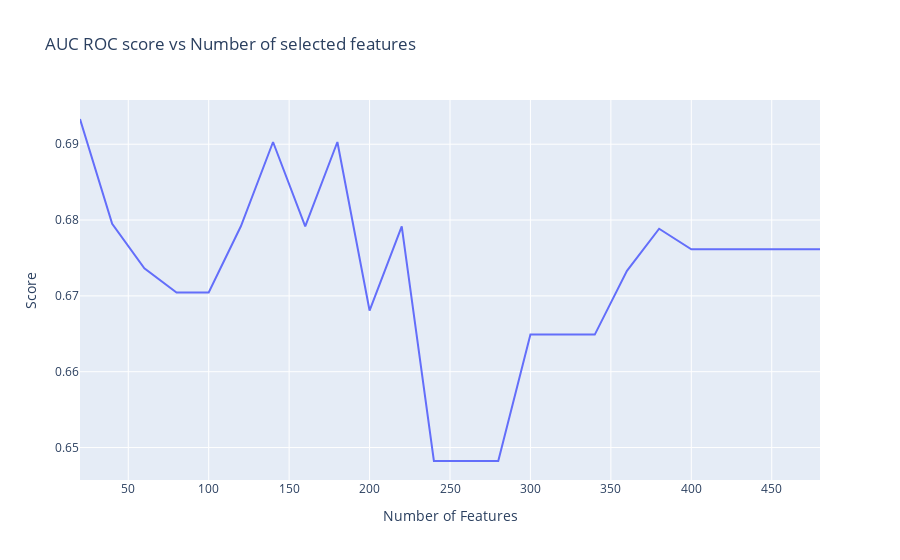

The notebook cell saved with this chart:
### Code cell
fig = px.line(y=knn_roc_auc_scores, x=np.linspace(start = 20, stop=480, num=24).astype(int), 
              title='AUC ROC score vs Number of selected features', labels={'x':'Number of Features', 'y': 'Score'})
fig.show()

### Figure 1 — Plotly figure (JSON) as saved in the notebook; plotly's stock layout.template omitted (floating-point values rounded to 4 significant figures)
{"data": [{"hovertemplate": "Number of Features=%{x}<br>Score=%{y}<extra></extra>", "legendgroup": "", "line": {"color": "#636efa", "dash": "solid"}, "mode": "lines", "name": "", "showlegend": false, "type": "scatter", "x": [20, 40, 60, 80, 100, 120, 140, 160, 180, 200, 220, 240, 260, 280, 300, 320, 340, 360, 380, 400, 420, 440, 460, 480], "xaxis": "x", "y": [0.6933, 0.6795, 0.6736, 0.6704, 0.6704, 0.6792, 0.6903, 0.6792, 0.6903, 0.6681, 0.6792, 0.6482, 0.6482, 0.6482, 0.6649, 0.6649, 0.6649, 0.6733, 0.6789, 0.6761, 0.6761, 0.6761, 0.6761, 0.6761], "yaxis": "y"}], "layout": {"legend": {"tracegroupgap": 0}, "title": {"text": "AUC ROC score vs Number of selected features"}, "xaxis": {"anchor": "y", "domain": [0, 1], "title": {"text": "Number of Features"}}, "yaxis": {"anchor": "x", "domain": [0, 1], "title": {"text": "Score"}}}}
